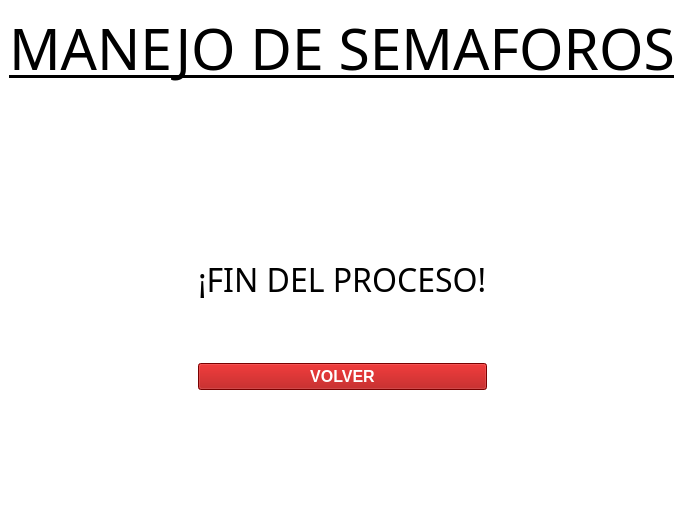
<?xml version="1.0" encoding="UTF-8"?>
<ui version="4.0">
 <class>MainWindow</class>
 <widget class="QMainWindow" name="MainWindow">
  <property name="geometry">
   <rect>
    <x>0</x>
    <y>0</y>
    <width>649</width>
    <height>531</height>
   </rect>
  </property>
  <property name="windowTitle">
   <string>MainWindow</string>
  </property>
  <property name="styleSheet">
   <string notr="true">background-color: rgb(255, 255, 255);</string>
  </property>
  <widget class="QWidget" name="centralwidget">
   <layout class="QGridLayout" name="gridLayout_3">
    <item row="0" column="0" colspan="2">
     <widget class="QLabel" name="label">
      <property name="font">
       <font>
        <family>Poor Richard</family>
        <pointsize>43</pointsize>
        <weight>50</weight>
        <italic>false</italic>
        <bold>false</bold>
        <underline>true</underline>
       </font>
      </property>
      <property name="text">
       <string>MANEJO DE SEMAFOROS</string>
      </property>
     </widget>
    </item>
    <item row="1" column="0" colspan="2">
     <layout class="QGridLayout" name="gridLayout">
      <item row="4" column="1">
       <spacer name="verticalSpacer_3">
        <property name="orientation">
         <enum>Qt::Vertical</enum>
        </property>
        <property name="sizeHint" stdset="0">
         <size>
          <width>20</width>
          <height>40</height>
         </size>
        </property>
       </spacer>
      </item>
      <item row="5" column="1">
       <widget class="QPushButton" name="volverboton">
        <property name="font">
         <font>
          <pointsize>12</pointsize>
          <weight>75</weight>
          <bold>true</bold>
         </font>
        </property>
        <property name="styleSheet">
         <string notr="true">background-color: rgb(170, 0, 0);
color: rgb(255, 255, 255);</string>
        </property>
        <property name="text">
         <string>VOLVER</string>
        </property>
       </widget>
      </item>
      <item row="2" column="1">
       <spacer name="verticalSpacer_2">
        <property name="orientation">
         <enum>Qt::Vertical</enum>
        </property>
        <property name="sizeHint" stdset="0">
         <size>
          <width>20</width>
          <height>40</height>
         </size>
        </property>
       </spacer>
      </item>
      <item row="7" column="1">
       <spacer name="verticalSpacer">
        <property name="orientation">
         <enum>Qt::Vertical</enum>
        </property>
        <property name="sizeHint" stdset="0">
         <size>
          <width>20</width>
          <height>40</height>
         </size>
        </property>
       </spacer>
      </item>
      <item row="1" column="1">
       <spacer name="verticalSpacer_6">
        <property name="orientation">
         <enum>Qt::Vertical</enum>
        </property>
        <property name="sizeHint" stdset="0">
         <size>
          <width>20</width>
          <height>40</height>
         </size>
        </property>
       </spacer>
      </item>
      <item row="6" column="1">
       <spacer name="verticalSpacer_5">
        <property name="orientation">
         <enum>Qt::Vertical</enum>
        </property>
        <property name="sizeHint" stdset="0">
         <size>
          <width>20</width>
          <height>40</height>
         </size>
        </property>
       </spacer>
      </item>
      <item row="0" column="1">
       <spacer name="verticalSpacer_4">
        <property name="orientation">
         <enum>Qt::Vertical</enum>
        </property>
        <property name="sizeHint" stdset="0">
         <size>
          <width>20</width>
          <height>40</height>
         </size>
        </property>
       </spacer>
      </item>
      <item row="3" column="1">
       <widget class="QLabel" name="label_3">
        <property name="font">
         <font>
          <family>MV Boli</family>
          <pointsize>24</pointsize>
          <weight>50</weight>
          <bold>false</bold>
         </font>
        </property>
        <property name="text">
         <string>¡FIN DEL PROCESO!</string>
        </property>
       </widget>
      </item>
      <item row="3" column="0">
       <spacer name="horizontalSpacer">
        <property name="orientation">
         <enum>Qt::Horizontal</enum>
        </property>
        <property name="sizeHint" stdset="0">
         <size>
          <width>40</width>
          <height>20</height>
         </size>
        </property>
       </spacer>
      </item>
      <item row="3" column="2">
       <spacer name="horizontalSpacer_2">
        <property name="orientation">
         <enum>Qt::Horizontal</enum>
        </property>
        <property name="sizeHint" stdset="0">
         <size>
          <width>40</width>
          <height>20</height>
         </size>
        </property>
       </spacer>
      </item>
     </layout>
    </item>
   </layout>
  </widget>
  <widget class="QMenuBar" name="menubar">
   <property name="geometry">
    <rect>
     <x>0</x>
     <y>0</y>
     <width>649</width>
     <height>21</height>
    </rect>
   </property>
  </widget>
  <widget class="QStatusBar" name="statusbar"/>
 </widget>
 <resources>
  <include location="LogoU.qrc"/>
 </resources>
 <connections/>
</ui>
